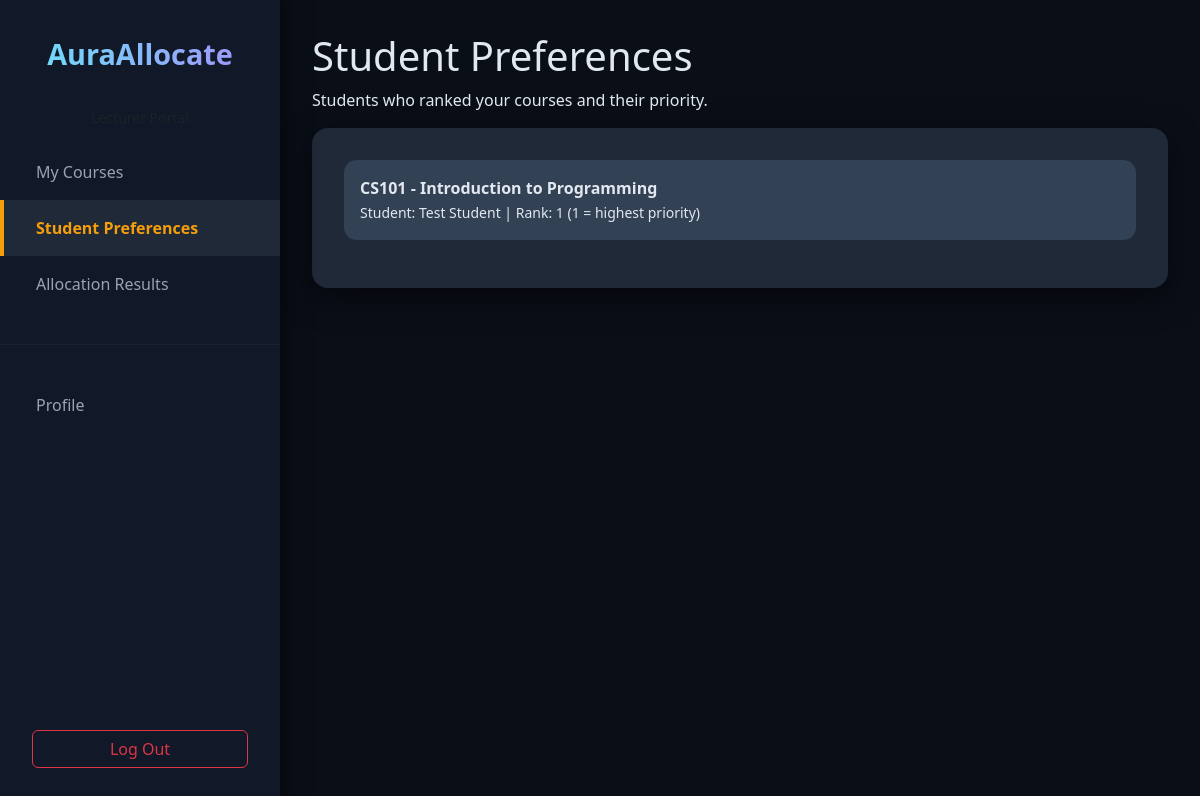
Page /lecturer/preferences/ (signed in) on the committed database.
### allocations/models.py (models this page shows, shortened)
class Preference(models.Model):
    student = models.ForeignKey(User, on_delete=models.CASCADE)
    course = models.ForeignKey(Course, on_delete=models.CASCADE)
    rank = models.PositiveIntegerField()  # 1 = highest priority
    class Meta:
        unique_together = ('student', 'course')
        ordering = ['rank']

class Course(models.Model):
    code = models.CharField(max_length=10, unique=True)
    title = models.CharField(max_length=200)
    department = models.ForeignKey(Department, on_delete=models.CASCADE)
    lecturer = models.ForeignKey(User, on_delete=models.SET_NULL, null=True, limit_choices_to={'role': 'lecturer'})
    capacity = models.PositiveIntegerField()
    enrolled_count = models.PositiveIntegerField(default=0)
    schedule = models.CharField(max_length=200, blank=True)

class User(AbstractUser):
    ROLE_CHOICES = (
        ('student', 'Student'),
        ('lecturer', 'Lecturer'),
        ('admin', 'Admin'),
    )
    role = models.CharField(max_length=20, choices=ROLE_CHOICES, default='student')
    full_name = models.CharField(max_length=200, blank=True)

### allocations/views.py (the view)
# urls.py: path('lecturer/preferences/', views.lecturer_preferences, name='lecturer_preferences'),
@login_required
def lecturer_preferences(request):
    if request.user.role != 'lecturer':
        return redirect('dashboard')
    my_courses = Course.objects.filter(lecturer=request.user)
    preferences = Preference.objects.filter(course__in=my_courses).select_related('student', 'course').order_by('course', 'rank')
    context = {
        'preferences': preferences,
        'page_title': 'Student Preferences',
    }
    return render(request, 'allocations/lecturer_preferences.html', context)

### templates/allocations/lecturer_preferences.html (shortened to what this page needs)
<!DOCTYPE html>
<html lang="en">
<head>
    <link href="https://cdn.jsdelivr.net/npm/bootstrap@5.3.3/dist/css/bootstrap.min.css" rel="stylesheet">
</head>
<body>
    <div class="sidebar">
        <div class="sidebar-brand">AuraAllocate</div>
        <small class="text-muted d-block text-center mb-3">Lecturer Portal</small>
        <div class="sidebar-menu">
            <a href="{% url 'dashboard' %}">My Courses</a>
            <a href="{% url 'lecturer_preferences' %}" class="active">Student Preferences</a>
            <a href="{% url 'lecturer_allocation' %}">Allocation Results</a>
            <hr style="border-color: #374151; margin: 2rem 0;">
            <a href="#">Profile</a>
        </div>
        <a href="{% url 'logout' %}" class="btn btn-outline-danger"
           style="position: absolute; bottom: 2rem; left: 2rem; width: calc(280px - 4rem);">
           Log Out
        </a>
    </div>
    <div class="main-content">
        <h1>{{ page_title }}</h1>
        <p>Students who ranked your courses and their priority.</p>
        <div class="preference-table">
            {% for pref in preferences %}
            <div class="mb-3 p-3" style="background: #334155; border-radius: 0.8rem;">
                <strong>{{ pref.course.code }} - {{ pref.course.title }}</strong><br>
                <small>Student: {{ pref.student.full_name|default:pref.student.username }} | Rank: {{ pref.rank }} (1 = highest priority)</small>
            </div>
            {% empty %}
            <p class="text-muted">No students have ranked your courses yet.</p>
            {% endfor %}
        </div>
    </div>
</body>
</html>

### templates/allocations/lecturer_preferences.html (style rules this page uses)
body { background: #0a0e17; color: #e2e8f0; font-family: 'Segoe UI', sans-serif; margin: 0; }
.sidebar { position: fixed; top: 0; left: 0; width: 280px; height: 100%; background: #111827; padding-top: 2rem; box-shadow: 5px 0 20px rgba(0, 0, 0, 0.5); z-index: 1000; }
.sidebar-brand { font-size: 1.8rem; font-weight: 800; background: linear-gradient(to right, #67e8f9, #a78bfa); -webkit-background-clip: text; -webkit-text-fill-color: transparent; text-align: center; margin-bottom: 2rem; }
.sidebar-menu a { display: block; padding: 1rem 2rem; color: #9ca3af; text-decoration: none; border-left: 4px solid transparent; transition: all 0.3s; }
.sidebar-menu a:hover, .sidebar-menu a.active { color: #e2e8f0; background: #1f2937; border-left: 4px solid #f59e0b; }
.sidebar-menu a.active { background: #1f2937; color: #f59e0b; font-weight: bold; }
.main-content { margin-left: 280px; padding: 2rem; }
.preference-table { background: #1f2937; border-radius: 1rem; padding: 2rem; box-shadow: 0 10px 30px rgba(0, 0, 0, 0.5); }

### rows in the picture
Preference: course.code "CS101", course "Introduction to Programming", student.full_name "Test Student", rank "1"

### other values in the picture
{{ page_title }} "Student Preferences"
